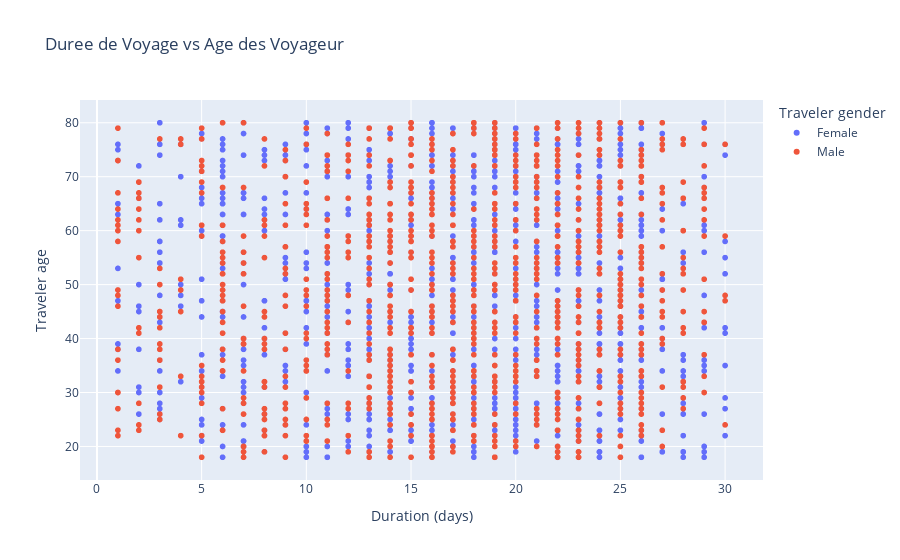

Write notebook code for a chart like this one.
### Markdown cell above
Analyser la durée du voyage en fonction de l'âge des voyageurs permet de déterminer si l'âge influence la longueur des séjours. Par exemple, les jeunes voyageurs pourraient avoir des séjours plus courts, tandis que les voyageurs plus âgés pourraient privilégier des voyages plus longs. Cela peut également révéler des différences dans les préférences d'hébergement ou de transport, influençant ainsi le coût global du voyage. Cette analyse permet de mieux comprendre comment l'âge affecte la durée des voyages et peut être utile pour adapter les offres de services touristiques.

### Code cell
fig = px.scatter(df, x='Duration (days)', y='Traveler age', color='Traveler gender',
                    title='Duree de Voyage vs Age des Voyageur')
fig.show()

### Figure 1 — Plotly figure (JSON) as saved in the notebook; plotly's stock layout.template omitted (floating-point values rounded to 4 significant figures; data arrays with more than 128 entries replaced by an {"elided": "..."} marker saying what was removed)
{"data": [{"hovertemplate": "Traveler gender=Female<br>Duration (days)=%{x}<br>Traveler age=%{y}<extra></extra>", "legendgroup": "Female", "marker": {"color": "#636efa", "symbol": "circle"}, "mode": "markers", "name": "Female", "showlegend": true, "type": "scattergl", "x": {"elided": "958 int values"}, "xaxis": "x", "y": {"elided": "958 int values"}, "yaxis": "y"}, {"hovertemplate": "Traveler gender=Male<br>Duration (days)=%{x}<br>Traveler age=%{y}<extra></extra>", "legendgroup": "Male", "marker": {"color": "#EF553B", "symbol": "circle"}, "mode": "markers", "name": "Male", "showlegend": true, "type": "scattergl", "x": {"elided": "958 int values"}, "xaxis": "x", "y": {"elided": "958 int values"}, "yaxis": "y"}], "layout": {"legend": {"title": {"text": "Traveler gender"}, "tracegroupgap": 0}, "title": {"text": "Duree de Voyage vs Age des Voyageur"}, "xaxis": {"anchor": "y", "domain": [0, 1], "title": {"text": "Duration (days)"}}, "yaxis": {"anchor": "x", "domain": [0, 1], "title": {"text": "Traveler age"}}}}
